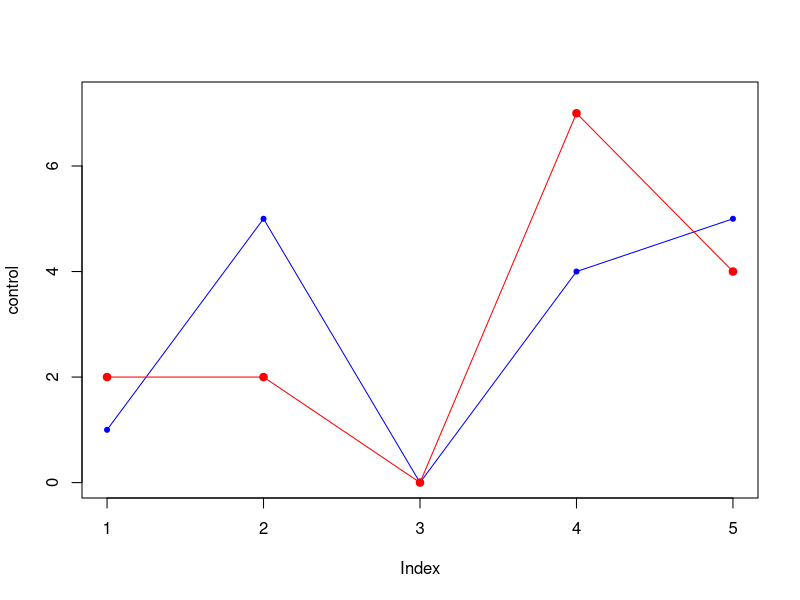
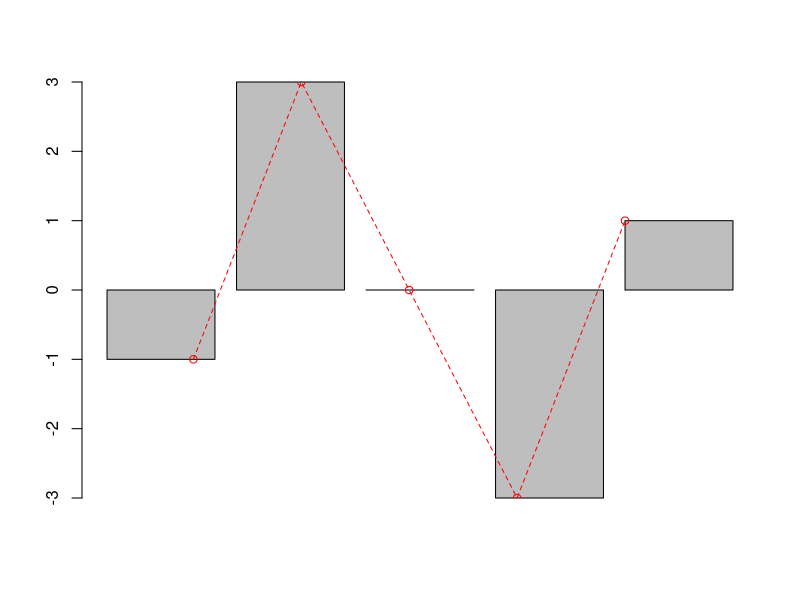

The R script that drew these images, in order:
# use only last row, i.e. latest time
control <- c(1,5,0,4,5)	# expected
exp <- c(2,2,0,7,4)	# observed
locn <- c("central","#1","#2","#3","#4")

# visual inspection
plot(control, col='blue', pch=20, ylim=c(0,max(control,exp)+.3))
lines(control, col='blue')
points(exp, col='red', pch=19)
lines(exp, col='red', pch=19)

# Run chi-squared test
print( chisq.test(exp, control) )

# plot differences
dev.new()
barplot(control-exp)
points(control-exp, col='red', pty=19)
lines(control-exp, col='red', lwd=1, lty=2)

